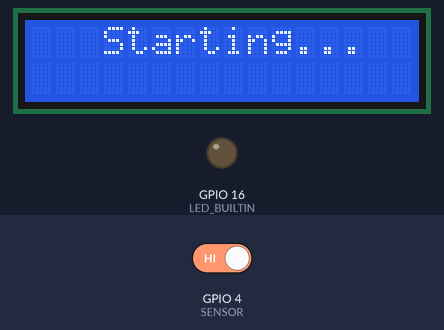
Bench run of a sketch on a simulated ESP32. On the bench: 16×2 character LCD, output pins drawn as LEDs (lit = HIGH). Inputs (shaded band) come from the test bench; at power-on: GPIO 4 (SENSOR) HIGH. WiFi joins after 1.5 s; servers stay silent unless stated; uploads are accepted with an empty reply; what the sketch prints to the serial monitor is not drawn.

Above: at 0.2 s.
At 2.2 s:
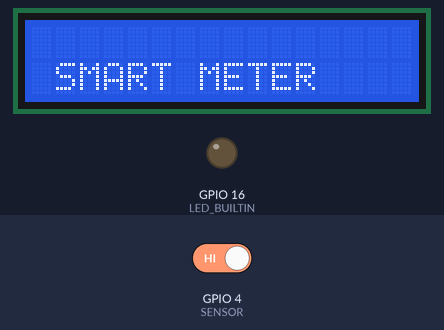
At 17.0 s:
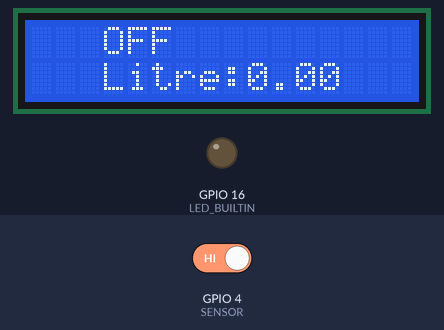
At 18.2 s:
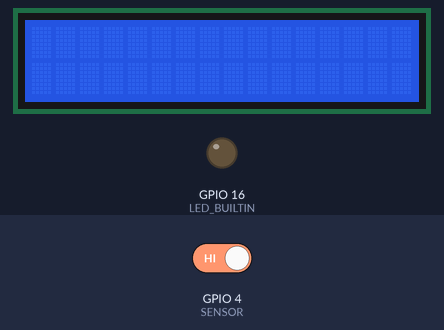

Measured:
- what the display in image 1 shows lasts 11.0 s, from 2.2 s to 13.2 s
- what the display in image 2 shows lasts 1.2 s, from 16.9 s to 18.1 s
- what the display in image 3 shows lasts 3.8 s, from 18.1 s to 21.9 s

The sketch:

waterFlow_sensor_using_esp32.ino
```cpp
#include <WiFi.h>
#include <WiFiClient.h>
#include <HTTPClient.h>
#include <SPI.h>
#include <Wire.h>
#include <LiquidCrystal_I2C.h>
LiquidCrystal_I2C lcd(0x27,16,2);
#define LED_BUILTIN 16
#define SENSOR  4
const int Relay_Enable=25;
char* ssid = "Rwema";
char* password = "rwema123!";
float litres;
float availableLitter =0;
long currentMillis = 0;
long previousMillis = 0;
int interval = 1000;
boolean ledState = LOW;
float calibrationFactor = 4.5;
volatile byte pulseCount;
byte pulse1Sec = 0;
float flowRate;
unsigned long flowMilliLitres;
unsigned int totalMilliLitres;
float currentLiter;
float flowLitres;
float totalLitres;
//------------------------------------End 1 For Water flow Sensor----------------------------------------
//int R1 = 12;  // Pin 3 on Arduino
//----------^--------^--------Codes for Relays------------------------------------------------------------
WiFiClient client;
void IRAM_ATTR pulseCounter()
{
  pulseCount++;
}

void setup()
{
  Serial.begin(9600);
//  connectingWiFiSetup();//Connecting to Wifi
 // pinMode(Relay_Enable,INPUT_PULLUP);
   pinMode(Relay_Enable,OUTPUT);
   lcd.init();                      // initialize the lcd
   lcd.init();
  // Print a message to the LCD.
  lcd.backlight();
  lcd.setCursor(3,0);
  lcd.print("Starting...");

  delay(2000); //delay for 2 seconds to make sure the modules get the signal
  lcd.clear();
  lcd.setCursor(1,1);
  lcd.print("SMART METER");
  Serial.println("Starting...");
  delay(3000); //delay for 3 seconds to make sure the modules get the signal
  Serial.println("Mobile Water");
  delay(3000);
  Serial.println("Liter:");
  delay(2000);
  Serial.println(litres);
  delay(3000);
  lcd.clear();
  lcd.setCursor(0,0);
  pinMode(LED_BUILTIN, OUTPUT);
  pinMode(SENSOR, INPUT_PULLUP);

  pulseCount = 0;
  flowRate = 0.0;
  flowMilliLitres = 0;
  totalMilliLitres = 0;
  previousMillis = 0;
  attachInterrupt(digitalPinToInterrupt(SENSOR), pulseCounter, FALLING);
  //digitalWrite(Relay_Enable,LOW);
}

void loop()
{
  connectingWiFiSetup();//Connecting to Wifi
  currentMillis = millis();
  if (currentMillis - previousMillis > interval)
  {

    pulse1Sec = pulseCount;
    pulseCount = 0;

    // Because this loop may not complete in exactly 1 second intervals we calculate
    flowRate = ((1000.0 / (millis() - previousMillis)) * pulse1Sec) / calibrationFactor;
    previousMillis = millis();

    // Divide the flow rate in litres/minute by 60 to determine how many litres have
    flowMilliLitres = (flowRate / 60) * 1000;
    flowLitres = (flowRate / 60);

    // Add the millilitres passed in this second to the cumulative total
    totalMilliLitres += flowMilliLitres;
    totalLitres += flowLitres;
    currentLiter= litres- totalLitres;
    availableLitter = currentLiter/1000;

    // Print the flow rate for this second in litres / minute
    lcd.setCursor(1,1);
    lcd.print(" Litres:");
    lcd.println(currentLiter);
    lcd.clear();
    Serial.print(" Litres:");
    Serial.println(currentLiter);

        // Print the cumulative total of litres flowed since starting
    //----------------------------Codes for Relay-------------------------------------------------------
    if(currentLiter<=0.0)
    {
       lcd.setCursor(3,0);
       pinMode(Relay_Enable,OUTPUT);
      digitalWrite(Relay_Enable,HIGH);
        pinMode(Relay_Enable,INPUT_PULLUP);
      lcd.println("OFF");
      currentLiter=0.0;
      Serial.println("Your Smart water meter is off");
    }

//------------------------------End of codes of Relay --------------------------------------------
    lcd.setCursor(3,1);
    lcd.print("Litre:");
    lcd.print(currentLiter);
    updatingToDb();
     // Print tab space


  }
  lcd.clear();
}
void connectingWiFiSetup()
{

  delay(1000);

  // Open serial communications and wait for port to open:
Serial.begin(9600);
while (!Serial) {
; // wait for serial port to connect. Needed for native USB port only
}
  WiFi.mode(WIFI_OFF);        //Prevents reconnection issue (taking too long to connect)
  delay(1000);
  WiFi.mode(WIFI_STA);        //This line hides the viewing of ESP as wifi hotspot

  //Connect to your WiFi router#######################
  WiFi.begin(ssid, password);
//  lcd.setCursor(3,0);
//  lcd.println("");
//  lcd.print("Connecting to ");
//  lcd.print(ssid);
  // Wait for connection##############################
  while (WiFi.status() != WL_CONNECTED) {
//  lcd.setCursor(3,1);
//    lcd.print(".");
    Serial.print(".");
    delay(250);
    //#################################################
  }

  //when connected!!!!!!!!!!!!!!!!!!!!!!!!!!!!!!!!!!
//  lcd.setCursor(3,0);
//  lcd.println("");
//  lcd.print("Connected to Network/SSID ");
//  lcd.println(ssid);
//  lcd.print("IP address: ");
//  lcd.println(WiFi.localIP());  //IP address assigned to your ESP
  Serial.print("Connected to Network/SSID ");
  Serial.println(ssid);
  Serial.print("IP address: ");
  Serial.println(WiFi.localIP());  //IP address assigned to your ESP
  requestingLiter();
//!!!!!!!!!!!!!!!!!!!!!!!!!!!!!!!!!!!!!!!!!!!!!!!!!!!
}
void requestingLiter()
{
  // Serve the data as plain text, for example
   HTTPClient http;    //Declare object of class HTTPClient
String id = "1";

String postData = "id=" + id;


  //http.begin(client,"http://192.168.137.1/mowater/liter.php");   //Offline Specify request destination
  http.begin(client,"http://api.rwema.com/liter.php");   //Online Specify request destination
  http.addHeader("Content-Type", "application/x-www-form-urlencoded");    //Specify content-type header


  int httpCode = http.POST(postData);   //Send the request
  String payload = http.getString();    //Get the response payload


   litres= payload.toFloat();
           // Print the cumulative total of litres flowed since starting
    //----------------------------Codes for Relay-------------------------------------------------------
    if(litres<=0.0)
    {
//      pinMode(Relay_Enable,OUTPUT);
//      digitalWrite(Relay_Enable,HIGH);
//        pinMode(Relay_Enable,INPUT_PULLUP);
      digitalWrite(Relay_Enable,LOW);
      litres=0.0;
      lcd.setCursor(4,1);
      lcd.println("Your Smart water meter is off");
    }


//------------------------------End of codes of Relay --------------------------------------------
   lcd.clear();
//   lcd.setCursor(8, 2);
//   lcd.print("Litre:");
//   lcd.println(litres);
   Serial.print("http code:");
   Serial.println(httpCode);
   Serial.println(litres);
   lcd.clear();
  http.end();  //Close connection
}
void updatingToDb()
{
  // Serve the data as plain text, for example
   HTTPClient http;    //Declare object of class HTTPClient
  String id = "1";

float liter = Serial.parseFloat();
String postData = "id=" + id + "&liter=" + currentLiter;
   //http.begin(client,"http://192.168.137.1/mowater/update.php");   //Offline Specify request destination
  http.begin(client,"http://api.rwema.com/update.php");   //Online Specify request destination
  http.addHeader("Content-Type", "application/x-www-form-urlencoded");    //Specify content-type header
  int httpCode = http.POST(postData);   //Send the request
  http.end();  //Close connection
}
```
